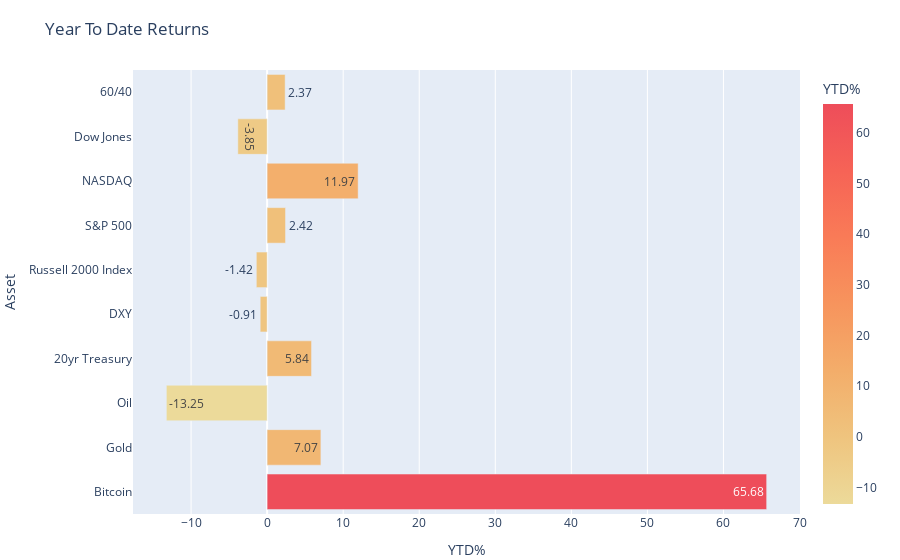

The notebook cell saved with this chart:
### Code cell
import plotly.express as px
fig = px.bar(data, x='YTD%', y='Asset', orientation='h', text=str("YTD%"), color="YTD%",color_continuous_scale=px.colors.sequential.Oryel)
fig.layout.yaxis.tickformat = ',.%'
fig.update_layout(title_text='Year To Date Returns')
fig.update_layout(yaxis=dict(showticklabels=True))

fig.update_layout(
    margin=dict(l=4, r=100, t=70, b=20),
)

fig.write_html("../static/YTD.html")
fig.show()

### Figure 1 — Plotly figure (JSON) as saved in the notebook; plotly's stock layout.template omitted (floating-point values rounded to 4 significant figures)
{"data": [{"alignmentgroup": "True", "hovertemplate": "YTD%=%{marker.color}<br>Asset=%{y}<extra></extra>", "legendgroup": "", "marker": {"color": [65.68, 7.07, -13.25, 5.84, -0.91, -1.42, 2.42, 11.97, -3.85, 2.37], "coloraxis": "coloraxis", "pattern": {"shape": ""}}, "name": "", "offsetgroup": "", "orientation": "h", "showlegend": false, "text": [65.68, 7.07, -13.25, 5.84, -0.91, -1.42, 2.42, 11.97, -3.85, 2.37], "textposition": "auto", "type": "bar", "x": [65.68, 7.07, -13.25, 5.84, -0.91, -1.42, 2.42, 11.97, -3.85, 2.37], "xaxis": "x", "y": ["Bitcoin", "Gold", "Oil", "20yr Treasury", "DXY", "Russell 2000 Index", "S&P 500", "NASDAQ", "Dow Jones", "60/40"], "yaxis": "y"}], "layout": {"barmode": "relative", "coloraxis": {"colorbar": {"title": {"text": "YTD%"}}, "colorscale": [[0, "rgb(236, 218, 154)"], [0.1667, "rgb(239, 196, 126)"], [0.3333, "rgb(243, 173, 106)"], [0.5, "rgb(247, 148, 93)"], [0.6667, "rgb(249, 123, 87)"], [0.8333, "rgb(246, 99, 86)"], [1, "rgb(238, 77, 90)"]]}, "legend": {"tracegroupgap": 0}, "margin": {"b": 20, "l": 4, "r": 100, "t": 70}, "title": {"text": "Year To Date Returns"}, "xaxis": {"anchor": "y", "domain": [0, 1], "title": {"text": "YTD%"}}, "yaxis": {"anchor": "x", "domain": [0, 1], "showticklabels": true, "tickformat": ",.%", "title": {"text": "Asset"}}}}
